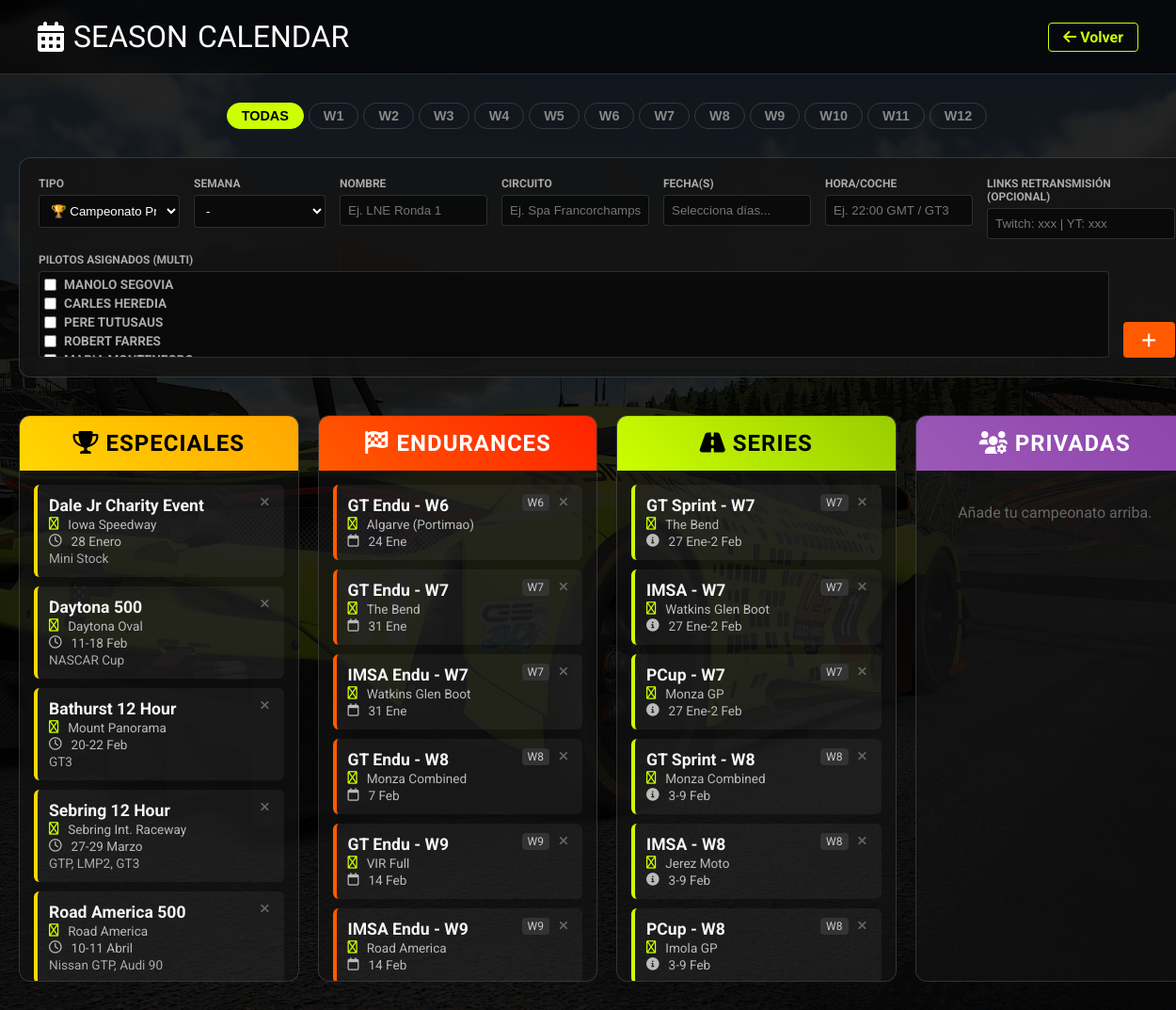
Page /calendar (signed in) on the committed database.
### app.py (models this page shows, shortened)
class Driver(db.Model):
    id = db.Column(db.Integer, primary_key=True)
    name = db.Column(db.String(100), nullable=False)
    discord = db.Column(db.String(100))
    iracing_id = db.Column(db.String(50))
    simulators = db.Column(db.String(200))
    hardware = db.Column(db.String(200))
    number = db.Column(db.String(10))
    photo = db.Column(db.String(120), default='default_driver.png')
    biography = db.Column(db.Text, nullable=True)
    social_twitter = db.Column(db.String(100), nullable=True)
    social_instagram = db.Column(db.String(100), nullable=True)
    social_twitch = db.Column(db.String(100), nullable=True)
    country = db.Column(db.String(50), default="España")
    user_id = db.Column(db.Integer, db.ForeignKey('user.id'), nullable=True)
    palmares = db.relationship('Palmares', backref='driver', lazy=True, cascade="all, delete-orphan")
    achievements = db.relationship('Achievement', backref='driver', lazy=True, cascade="all, delete-orphan")

class Event(db.Model):
    id = db.Column(db.Integer, primary_key=True)
    type = db.Column(db.String(50), nullable=False)
    name = db.Column(db.String(100), nullable=False)
    track = db.Column(db.String(100), nullable=False)
    date_str = db.Column(db.String(50), nullable=False)
    time_str = db.Column(db.String(50))
    car_class = db.Column(db.String(100))
    week = db.Column(db.Integer)
    alert_sent = db.Column(db.Boolean, default=False)
    broadcast = db.Column(db.String(500), nullable=True)
    team_id = db.Column(db.Integer, db.ForeignKey('team.id'), nullable=True)
    driver_id = db.Column(db.Integer, nullable=True)
    drivers = db.relationship('Driver', secondary=event_drivers, backref=db.backref('events_participated', lazy=True))

### app.py (the view, shortened to what this page needs)
@app.route("/calendar", methods=["GET", "POST"])
def calendar():
    if not current_user.is_authenticated: return redirect(url_for('login'))
    check_events_status()
    query = Event.query
    if current_user.team_id: query = query.filter((Event.team_id == current_user.team_id) | (Event.team_id == None))
    def event_sorter(e): d = parse_smart_date(e.date_str); return d if d else date(3000, 1, 1)
    events = query.all()
    specials = sorted([e for e in events if e.type == "Special"], key=event_sorter)
    enduros = sorted([e for e in events if e.type == "Endurance"], key=event_sorter)
    dailies = sorted([e for e in events if e.type == "Series"], key=event_sorter)
    privates = sorted([e for e in events if e.type == "Private"], key=event_sorter)
    return render_template("calendar.html", specials=specials, enduros=enduros, dailies=dailies, privates=privates, drivers=Driver.query.all())

### app.py (called while the page is built)
@login_manager.user_loader
def load_user(user_id): return User.query.get(int(user_id))

def parse_smart_date(date_text):
    try:
        first = date_text.split(',')[0].strip()
        day = int(re.search(r'(\d+)', first).group(1))
        txt = re.search(r'([a-zA-Z]+)', first).group(1).lower()[:3]
        month = next((v for k, v in MONTH_MAP.items() if k in txt), 0)
        if month > 0: return date(max(datetime.now().year, 2026), month, day)
    except: return None

def check_events_status():
    today = date.today()
    for ev in Event.query.all():
        rd = parse_smart_date(ev.date_str)
        if rd and rd < today: db.session.delete(ev)
        elif rd == today and ev.type == "Private" and not ev.alert_sent:
            send_race_day_alert(ev); ev.alert_sent = True
    db.session.commit()

### templates/calendar.html (shortened to what this page needs)
<!DOCTYPE html>
<html lang="es">
<head>
  <link href="https://cdnjs.cloudflare.com/ajax/libs/font-awesome/6.0.0/css/all.min.css" rel="stylesheet">
  <link rel="stylesheet" href="https://cdn.jsdelivr.net/npm/flatpickr/dist/flatpickr.min.css">
  <link rel="stylesheet" href="https://cdn.jsdelivr.net/npm/flatpickr/dist/themes/dark.css">
</head>
<body>
  <div class="bg-container"><div class="bg-overlay"></div></div>
  <header>
    <div class="brand"><i class="fas fa-calendar-alt"></i> Season <span>Calendar</span></div>
    <a href="{{ url_for('index') }}" class="btn-back"><i class="fas fa-arrow-left"></i> Volver</a>
  </header>
  <main>
    <div class="week-filter" id="weekFilters">
        <button class="btn-week active" data-week="all">TODAS</button>
        {% for w in range(1, 13) %}
        <button class="btn-week" data-week="{{ w }}">W{{ w }}</button>
        {% endfor %}
    </div>
    <form class="add-panel" method="POST">
        <div class="form-group" style="max-width: 150px;">
            <label>Tipo</label>
            <select name="type" id="eventTypeSelect">
                <option value="Private">🏆 Campeonato Privado</option>
            </select>
        </div>
        <div class="form-group" style="max-width: 100px;">
            <label>Semana</label>
            <select name="week">
                <option value="0">-</option>
            </select>
        </div>
        <div class="form-group">
            <label>Nombre</label>
            <input type="text" name="name" required placeholder="Ej. LNE Ronda 1">
        </div>
        <div class="form-group">
            <label>Circuito</label>
            <input type="text" name="track" required placeholder="Ej. Spa Francorchamps">
        </div>
        <div class="form-group">
            <label>Fecha(s)</label>
            <input type="text" name="date_str" id="datePicker" required placeholder="Selecciona días...">
        </div>
        <div class="form-group">
            <label>Hora/Coche</label>
            <input type="text" name="time_str" placeholder="Ej. 22:00 GMT / GT3">
        </div>
        <div class="form-group" style="min-width: 200px;">
            <label>Links Retransmisión (Opcional)</label>
            <input type="text" name="broadcast" placeholder="Twitch: xxx | YT: xxx">
        </div>
        <div class="form-group" id="driverSelectGroup" style="min-width: 200px;">
            <label>Pilotos Asignados (Multi)</label>
            <div class="multi-select-container">
                {% for d in drivers %}
                <label class="driver-option">
                    <input type="checkbox" name="driver_ids" value="{{ d.id }}">
                    <span>{{ d.name }}</span>
                </label>
                {% endfor %}
            </div>
        </div>
        <button type="submit" class="btn-add"><i class="fas fa-plus"></i></button>
    </form>
    <div class="cols-container">
        <div class="col-card">
            <div class="col-header header-special"><i class="fas fa-trophy"></i> Especiales</div>
            <div class="event-list">
                {% for ev in specials %}
                <div class="event-item type-Special" data-week="{{ ev.week }}">
                    <div class="ev-title">{{ ev.name }}</div>
                    <div class="ev-meta"><i class="fas fa-map-marker-alt ev-track"></i> {{ ev.track }}</div>
                    <div class="ev-meta"><i class="far fa-clock"></i> {{ ev.date_str }}</div>
                    {% if ev.car_class %}<div class="ev-meta" style="color:#aaa;">{{ ev.car_class }}</div>{% endif %}
                    <form action="{{ url_for('delete_event', id=ev.id) }}" method="POST" onsubmit="return confirm('¿Borrar?');">
                        <button class="del-ev"><i class="fas fa-times"></i></button>
                    </form>
                </div>
                {% endfor %}
            </div>
        </div>
        <div class="col-card">
            <div class="col-header header-enduro"><i class="fas fa-flag-checkered"></i> Endurances</div>
            <div class="event-list">
                {% for ev in enduros %}
                <div class="event-item type-Endurance" data-week="{{ ev.week }}">
                    <span class="ev-week-badge">W{{ ev.week }}</span>
                    <div class="ev-title">{{ ev.name }}</div>
                    <div class="ev-meta"><i class="fas fa-map-marker-alt ev-track"></i> {{ ev.track }}</div>
                    <div class="ev-meta"><i class="far fa-calendar"></i> {{ ev.date_str }}</div>
                    <form action="{{ url_for('delete_event', id=ev.id) }}" method="POST" onsubmit="return confirm('¿Borrar?');">
                        <button class="del-ev"><i class="fas fa-times"></i></button>
                    </form>
                </div>
                {% endfor %}
            </div>
        </div>
        <div class="col-card">
            <div class="col-header header-daily"><i class="fas fa-road"></i> Series</div>
            <div class="event-list">
                {% for ev in dailies %}
                <div class="event-item type-Series" data-week="{{ ev.week }}">
                    <span class="ev-week-badge">W{{ ev.week }}</span>
                    <div class="ev-title">{{ ev.name }}</div>
                    <div class="ev-meta"><i class="fas fa-map-marker-alt ev-track"></i> {{ ev.track }}</div>
                    <div class="ev-meta"><i class="fas fa-info-circle"></i> {{ ev.date_str }}</div>
                    <form action="{{ url_for('delete_event', id=ev.id) }}" method="POST" onsubmit="return confirm('¿Borrar?');">
                        <button class="del-ev"><i class="fas fa-times"></i></button>
                    </form>
                </div>
                {% endfor %}
            </div>
        </div>
        <div class="col-card">
            <div class="col-header header-private"><i class="fas fa-users-cog"></i> Privadas</div>
            <div class="event-list">
                {% for ev in privates %}
                <div class="event-item type-Private" data-week="{{ ev.week }}">
                    {% if ev.week > 0 %}<span class="ev-week-badge">W{{ ev.week }}</span>{% endif %}
                    <div class="ev-title">{{ ev.name }}</div>
                    <div class="ev-meta"><i class="fas fa-map-marker-alt ev-track"></i> {{ ev.track }}</div>
                    <div class="ev-meta"><i class="far fa-calendar-alt"></i> {{ ev.date_str }}</div>
                    {% if ev.broadcast %}
                    <div class="ev-broadcast"><i class="fas fa-video"></i> {{ ev.broadcast }}</div>
                    {% endif %}
                    {% if ev.drivers %}
                        {% for driver in ev.drivers %}
                        <div class="private-driver">
                            <img src="{{ url_for('static', filename='uploads/' + driver.photo) }}" class="p-avatar">
                            <span class="p-name">{{ driver.name }}</span>
                        </div>
                        {% endfor %}
                    {% endif %}
                    <form action="{{ url_for('delete_event', id=ev.id) }}" method="POST" onsubmit="return confirm('¿Borrar?');">
                        <button class="del-ev"><i class="fas fa-times"></i></button>
                    </form>
                </div>
                {% else %}
                <div style="text-align:center; padding:20px; color:#666;">Añade tu campeonato arriba.</div>
                {% endfor %}
            </div>
        </div>
    </div>
  </main>
</body>
</html>

### rows in the picture
Driver: name "MANOLO SEGOVIA"
Driver: name "CARLES HEREDIA"
Driver: name "PERE TUTUSAUS"
Driver: name "ROBERT FARRES"
Event: name "Dale Jr Charity Event", track "Iowa Speedway", date_str "28 Enero", car_class "Mini Stock"
Event: name "Daytona 500", track "Daytona Oval", date_str "11-18 Feb", car_class "NASCAR Cup"
Event: name "Bathurst 12 Hour", track "Mount Panorama", date_str "20-22 Feb", car_class "GT3"
Event: name "Sebring 12 Hour", track "Sebring Int. Raceway", date_str "27-29 Marzo", car_class "GTP, LMP2, GT3"
Event: name "Road America 500", track "Road America", date_str "10-11 Abril", car_class "Nissan GTP, Audi 90"
Event: week "6", name "GT Endu - W6", track "Algarve (Portimao)", date_str "24 Ene"
Event: week "7", name "GT Endu - W7", track "The Bend", date_str "31 Ene"
Event: week "7", name "IMSA Endu - W7", track "Watkins Glen Boot", date_str "31 Ene"
Event: week "8", name "GT Endu - W8", track "Monza Combined", date_str "7 Feb"
Event: week "9", name "GT Endu - W9", track "VIR Full", date_str "14 Feb"
Event: week "9", name "IMSA Endu - W9", track "Road America", date_str "14 Feb"
Event: week "7", name "GT Sprint - W7", track "The Bend", date_str "27 Ene-2 Feb"
Event: week "7", name "IMSA - W7", track "Watkins Glen Boot", date_str "27 Ene-2 Feb"
Event: week "7", name "PCup - W7", track "Monza GP", date_str "27 Ene-2 Feb"
Event: week "8", name "GT Sprint - W8", track "Monza Combined", date_str "3-9 Feb"
Event: week "8", name "IMSA - W8", track "Jerez Moto", date_str "3-9 Feb"
Event: week "8", name "PCup - W8", track "Imola GP", date_str "3-9 Feb"

### other values in the picture
{{ w }} "1" "2" "3" "4" "5" "6" "7" "8" "9" "10" "11" "12"
